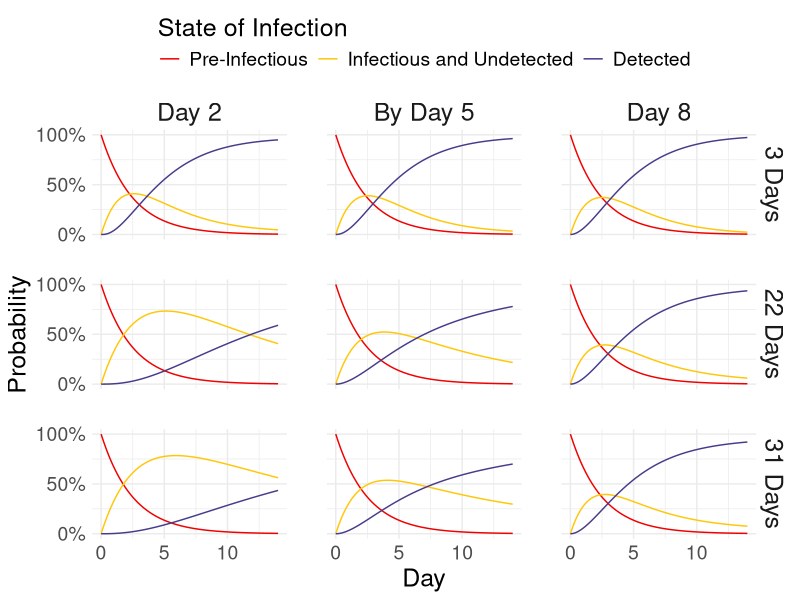

Recreate this plot in R.
library(deSolve)
library(reshape2)
library(ggplot2)
library(dplyr)
library(tidyr)
library(forcats)

asymptomatics <- function(t, x, parms = NULL) {
  with(as.list(c(x, parms)), {
    
    dL = -(e*L)
    dI = -(e*I) + (e*L)
    dD = (a*e)*I + b*d*U - g*d*D - (1-g)*d*D
    dU = (1-a)*e*I - b*d*U - (1-b)*d*U
    dRd = (1-g)*d*D 
    dRu = (1-b)*d*U
    dF = g*d*D
    list(c(dL, dI, dD, dU, dRd, dRu, dF))
  })
}

#mean duration of infection
param1a <- c(a = 0.02, b = 0.975, e = 2/5, d = 2/(21-(1/.4)), g = 0.061)
param1b <- c(a = 0.02, b = 0.975, e = 2/5, d = 2/(3-(1/.4)), g = 0.061)
param1c <- c(a = 0.02, b = 0.975, e = 2/5, d = 2/(33-(1/.4)), g = 0.061)

param2a <- c(a = 0.5, b = 0.975, e = 2/5, d = 2/(21-(1/.4)), g = 0.061)
param2b <- c(a = 0.5, b = 0.975, e = 2/5, d = 2/(3-(1/.4)), g = 0.061)
param2c <- c(a = 0.5, b = 0.975, e = 2/5, d = 2/(33-(1/.4)), g = 0.061)

param3a <- c(a = 0.9, b = 0.975, e = 2/5, d = 2/(21-(1/.4)), g = 0.061)
param3b <- c(a = 0.9, b = 0.975, e = 2/5, d = 2/(3-(1/.4)), g = 0.061)
param3c <- c(a = 0.9, b = 0.975, e = 2/5, d = 2/(33-(1/.4)), g = 0.061)

times <- seq(0,14, by = .1)
t0 <- c(L = 1, I = 0, D = 0, U = 0, Rd = 0, Ru = 0, F = 0)

res_ode1a.df <- as.data.frame(ode(y = t0, times, func = asymptomatics, param1a))
preinfectious1a.df <- res_ode1a.df %>% 
  select(time, L) %>% 
  melt(id = "time") %>% 
  group_by(time) %>% 
  summarise(preinfectious = sum(value))
undetected1a.df <- res_ode1a.df %>% 
  select(time, I, U, Ru) %>% 
  melt(id = "time") %>% 
  group_by(time) %>% 
  summarise(undetected = sum(value))
detected1a.df <- res_ode1a.df %>% 
  select(time, D, Rd, F) %>% 
  melt(id = "time") %>% 
  group_by(time) %>% 
  summarise(detected = sum(value))
res_ode1a.df <- merge(preinfectious1a.df, undetected1a.df, by.x = c("time"))
res_ode1a.df <- merge(res_ode1a.df, detected1a.df, by.x = c('time'))
res_ode1a.df <- melt(res_ode1a.df, id = "time")
res_ode1a.df <- rename(res_ode1a.df, state = variable, stateProb = value)

res_ode1b.df <- as.data.frame(ode(y = t0, times, func = asymptomatics, param1b))
preinfectious1b.df <- res_ode1b.df %>% 
  select(time, L) %>% 
  melt(id = "time") %>% 
  group_by(time) %>% 
  summarise(preinfectious = sum(value))
undetected1b.df <- res_ode1b.df %>% 
  select(time, I, U, Ru) %>% 
  melt(id = "time") %>% 
  group_by(time) %>% 
  summarise(undetected = sum(value))
detected1b.df <- res_ode1b.df %>% 
  select(time, D, Rd, F) %>% 
  melt(id = "time") %>% 
  group_by(time) %>% 
  summarise(detected = sum(value))
res_ode1b.df <- merge(preinfectious1b.df, undetected1b.df, by.x = c("time"))
res_ode1b.df <- merge(res_ode1b.df, detected1b.df, by.x = c('time'))
res_ode1b.df <- melt(res_ode1b.df, id = "time")
res_ode1b.df <- rename(res_ode1b.df, state = variable, stateProb = value)

res_ode1c.df <- as.data.frame(ode(y = t0, times, func = asymptomatics, param1c))
preinfectious1c.df <- res_ode1c.df %>% 
  select(time, L) %>% 
  melt(id = "time") %>% 
  group_by(time) %>% 
  summarise(preinfectious = sum(value))
undetected1c.df <- res_ode1c.df %>% 
  select(time, I, U, Ru) %>% 
  melt(id = "time") %>% 
  group_by(time) %>% 
  summarise(undetected = sum(value))
detected1c.df <- res_ode1c.df %>% 
  select(time, D, Rd, F) %>% 
  melt(id = "time") %>% 
  group_by(time) %>% 
  summarise(detected = sum(value))
res_ode1c.df <- merge(preinfectious1c.df, undetected1c.df, by.x = c("time"))
res_ode1c.df <- merge(res_ode1c.df, detected1c.df, by.x = c('time'))
res_ode1c.df <- melt(res_ode1c.df, id = "time")
res_ode1c.df <- rename(res_ode1c.df, state = variable, stateProb = value)

res_ode1.df <- merge(res_ode1a.df, res_ode1b.df, by= c("time", "state"))
res_ode1.df <- merge(res_ode1.df, res_ode1c.df, by = c("time", "state"))
res_ode1.df <- res_ode1.df %>% 
  rename("22 Days" = stateProb.x,"3 Days" = stateProb.y, "31 Days" = stateProb) %>% 
  gather(InfectiousPeriodLength, byDay2, -time, -state)
rm(res_ode1a.df, res_ode1b.df, res_ode1c.df, 
   undetected1a.df, undetected1b.df, undetected1c.df,
   detected1a.df, detected1b.df, detected1c.df,
   preinfectious1a.df, preinfectious1b.df, preinfectious1c.df)

res_ode2a.df <- as.data.frame(ode(y = t0, times, func = asymptomatics, param2a))
preinfectious2a.df <- res_ode2a.df %>% 
  select(time, L) %>% 
  melt(id = "time") %>% 
  group_by(time) %>% 
  summarise(preinfectious = sum(value))
undetected2a.df <- res_ode2a.df %>% 
  select(time, I, U, Ru) %>% 
  melt(id = "time") %>% 
  group_by(time) %>% 
  summarise(undetected = sum(value))
detected2a.df <- res_ode2a.df %>% 
  select(time, D, Rd, F) %>% 
  melt(id = "time") %>% 
  group_by(time) %>% 
  summarise(detected = sum(value))
res_ode2a.df <- merge(preinfectious2a.df, undetected2a.df, by.x = c("time"))
res_ode2a.df <- merge(res_ode2a.df, detected2a.df, by.x = c('time'))
res_ode2a.df <- melt(res_ode2a.df, id = "time")
res_ode2a.df <- rename(res_ode2a.df, state = variable, stateProb = value)

res_ode2b.df <- as.data.frame(ode(y = t0, times, func = asymptomatics, param2b))
preinfectious2b.df <- res_ode2b.df %>% 
  select(time, L) %>% 
  melt(id = "time") %>% 
  group_by(time) %>% 
  summarise(preinfectious = sum(value))
undetected2b.df <- res_ode2b.df %>% 
  select(time, I, U, Ru) %>% 
  melt(id = "time") %>% 
  group_by(time) %>% 
  summarise(undetected = sum(value))
detected2b.df <- res_ode2b.df %>% 
  select(time, D, Rd, F) %>% 
  melt(id = "time") %>% 
  group_by(time) %>% 
  summarise(detected = sum(value))
res_ode2b.df <- merge(preinfectious2b.df, undetected2b.df, by.x = c("time"))
res_ode2b.df <- merge(res_ode2b.df, detected2b.df, by.x = c('time'))
res_ode2b.df <- melt(res_ode2b.df, id = "time")
res_ode2b.df <- rename(res_ode2b.df, state = variable, stateProb = value)

res_ode2c.df <- as.data.frame(ode(y = t0, times, func = asymptomatics, param2c))
preinfectious2c.df <- res_ode2c.df %>% 
  select(time, L) %>% 
  melt(id = "time") %>% 
  group_by(time) %>% 
  summarise(preinfectious = sum(value))
undetected2c.df <- res_ode2c.df %>% 
  select(time,I,  U, Ru) %>% 
  melt(id = "time") %>% 
  group_by(time) %>% 
  summarise(undetected = sum(value))
detected2c.df <- res_ode2c.df %>% 
  select(time, D, Rd, F) %>% 
  melt(id = "time") %>% 
  group_by(time) %>% 
  summarise(detected = sum(value))
res_ode2c.df <- merge(preinfectious2c.df, undetected2c.df, by.x = c("time"))
res_ode2c.df <- merge(res_ode2c.df, detected2c.df, by.x = c('time'))
res_ode2c.df <- melt(res_ode2c.df, id = "time")
res_ode2c.df <- rename(res_ode2c.df, state = variable, stateProb = value)

res_ode2.df <- merge(res_ode2a.df, res_ode2b.df, by= c("time", "state"))
res_ode2.df <- merge(res_ode2.df, res_ode2c.df, by = c("time", "state"))
res_ode2.df <- res_ode2.df %>% 
  rename("22 Days" = stateProb.x, "3 Days" = stateProb.y, "31 Days" = stateProb) %>% 
  gather(InfectiousPeriodLength, byDay5, -time, -state)
rm(detected2a.df, detected2b.df, detected2c.df,
   preinfectious2a.df, preinfectious2b.df, preinfectious2c.df,
   undetected2a.df, undetected2b.df, undetected2c.df,
   res_ode2a.df, res_ode2b.df, res_ode2c.df)

res_ode3a.df <- as.data.frame(ode(y = t0, times, func = asymptomatics, param3a))
preinfectious3a.df <- res_ode3a.df %>% 
  select(time, L) %>% 
  melt(id = "time") %>% 
  group_by(time) %>% 
  summarise(preinfectious = sum(value))
undetected3a.df <- res_ode3a.df %>% 
  select(time, I, U, Ru) %>% 
  melt(id = "time") %>% 
  group_by(time) %>% 
  summarise(undetected = sum(value))
detected3a.df <- res_ode3a.df %>% 
  select(time, D, Rd, F) %>% 
  melt(id = "time") %>% 
  group_by(time) %>% 
  summarise(detected = sum(value))
res_ode3a.df <- merge(preinfectious3a.df, undetected3a.df, by.x = c("time"))
res_ode3a.df <- merge(res_ode3a.df, detected3a.df, by.x = c('time'))
res_ode3a.df <- melt(res_ode3a.df, id = "time")
res_ode3a.df <- rename(res_ode3a.df, state = variable, stateProb = value)

res_ode3b.df <- as.data.frame(ode(y = t0, times, func = asymptomatics, param3b))
preinfectious3b.df <- res_ode3b.df %>% 
  select(time, L) %>% 
  melt(id = "time") %>% 
  group_by(time) %>% 
  summarise(preinfectious = sum(value))
undetected3b.df <- res_ode3b.df %>% 
  select(time, I, U, Ru) %>% 
  melt(id = "time") %>% 
  group_by(time) %>% 
  summarise(undetected = sum(value))
detected3b.df <- res_ode3b.df %>% 
  select(time, D, Rd, F) %>% 
  melt(id = "time") %>% 
  group_by(time) %>% 
  summarise(detected = sum(value))
res_ode3b.df <- merge(preinfectious3b.df, undetected3b.df, by.x = c("time"))
res_ode3b.df <- merge(res_ode3b.df, detected3b.df, by.x = c('time'))
res_ode3b.df <- melt(res_ode3b.df, id = "time")
res_ode3b.df <- rename(res_ode3b.df, state = variable, stateProb = value)

res_ode3c.df <- as.data.frame(ode(y = t0, times, func = asymptomatics, param3c))
preinfectious3c.df <- res_ode3c.df %>% 
  select(time, L) %>% 
  melt(id = "time") %>% 
  group_by(time) %>% 
  summarise(preinfectious = sum(value))
undetected3c.df <- res_ode3c.df %>% 
  select(time,I,  U, Ru) %>% 
  melt(id = "time") %>% 
  group_by(time) %>% 
  summarise(undetected = sum(value))
detected3c.df <- res_ode3c.df %>% 
  select(time, D, Rd, F) %>% 
  melt(id = "time") %>% 
  group_by(time) %>% 
  summarise(detected = sum(value))
res_ode3c.df <- merge(preinfectious3c.df, undetected3c.df, by.x = c("time"))
res_ode3c.df <- merge(res_ode3c.df, detected3c.df, by.x = c('time'))
res_ode3c.df <- melt(res_ode3c.df, id = "time")
res_ode3c.df <- rename(res_ode3c.df, state = variable, stateProb = value)

res_ode3.df <- merge(res_ode3a.df, res_ode3b.df, by= c("time", "state"))
res_ode3.df <- merge(res_ode3.df, res_ode3c.df, by = c("time", "state"))
res_ode3.df <- res_ode3.df %>% 
  rename("22 Days" = stateProb.x, "3 Days" = stateProb.y, "31 Days" = stateProb) %>% 
  gather(InfectiousPeriodLength, afterDay5, -time, -state)
rm(undetected3a.df, undetected3b.df, undetected3c.df,
   detected3a.df, detected3b.df, detected3c.df,
   preinfectious3a.df, preinfectious3b.df, preinfectious3c.df,
   res_ode3a.df, res_ode3b.df, res_ode3c.df)

res_ode.df <- merge(res_ode1.df, res_ode2.df)
res_ode.df <- merge(res_ode.df, res_ode3.df)
res_ode.df <- res_ode.df %>%
  gather(TestingOption, StateProbability, -time, -state, -InfectiousPeriodLength) %>% 
  mutate(TestingOption = fct_relevel(TestingOption, "byDay2", "byDay5", "afterDay5")) %>% 
  mutate(InfectiousPeriodLength = fct_relevel(InfectiousPeriodLength, "3 Days", "22 Days", "31 Days"))

labsTest <- c("Day 2", "By Day 5", "Day 8")
names(labsTest) = c("byDay2", "byDay5", "afterDay5")

#plotting 
ggplot(res_ode.df, aes(x = time, y = StateProbability, color = state)) + 
  geom_line() + 
  scale_color_manual(values = c("#f00000", "#ffc709","slateblue4"), 
                     labels = c("Pre-Infectious", "Infectious and Undetected", "Detected")) +
  facet_grid(rows = vars(InfectiousPeriodLength), 
             cols = vars(TestingOption), 
             labeller = labeller(TestingOption = labsTest)) + 
  scale_y_continuous(breaks = seq(0,1,.5), labels = scales::percent) + 
  xlim(0,14) +
  theme_minimal() +
  labs(x = "Day", y = "Probability", color = "State of Infection") +
  theme(axis.text = element_text(size = 14), 
        axis.title =element_text(size = 18), 
        legend.title = element_text(size = 18),
        legend.text = element_text(size = 14),
        strip.text = element_text(size = 18),
        legend.position = "top",
        panel.spacing = unit(2, "lines")) + 
  guides(color = guide_legend(title.position = "top"))
  
